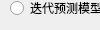
           <widget class="QWidget" name="page_12">
            <property name="geometry">
             <rect>
              <x>0</x>
              <y>0</y>
              <width>100</width>
              <height>30</height>
             </rect>
            </property>
            <attribute name="label">
             <string>死亡概率</string>
            </attribute>
            <widget class="QRadioButton" name="radioButton_86">
             <property name="enabled">
              <bool>true</bool>
             </property>
             <property name="geometry">
              <rect>
               <x>10</x>
               <y>0</y>
               <width>186</width>
               <height>16</height>
              </rect>
             </property>
             <property name="text">
              <string>迭代预测模型法(系统提供数据)</string>
             </property>
            </widget>
            <widget class="QRadioButton" name="radioButton_94">
             <property name="geometry">
              <rect>
               <x>260</x>
               <y>120</y>
               <width>89</width>
               <height>16</height>
              </rect>
             </property>
             <property name="text">
              <string>RadioButton</string>
             </property>
            </widget>
            <widget class="QRadioButton" name="radioButton_110">
             <property name="enabled">
              <bool>false</bool>
             </property>
             <property name="geometry">
              <rect>
               <x>10</x>
               <y>70</y>
               <width>89</width>
               <height>16</height>
              </rect>
             </property>
             <property name="text">
              <string>西方模式</string>
             </property>
            </widget>
            <widget class="QRadioButton" name="radioButton_111">
             <property name="enabled">
              <bool>false</bool>
             </property>
             <property name="geometry">
              <rect>
               <x>10</x>
               <y>90</y>
               <width>89</width>
               <height>16</height>
              </rect>
             </property>
             <property name="text">
              <string>北方模式</string>
             </property>
            </widget>
            <widget class="QRadioButton" name="radioButton_112">
             <property name="enabled">
              <bool>false</bool>
             </property>
             <property name="geometry">
              <rect>
               <x>10</x>
               <y>110</y>
               <width>89</width>
               <height>16</height>
              </rect>
             </property>
             <property name="text">
              <string>南方模式</string>
             </property>
            </widget>
            <widget class="QRadioButton" name="radioButton_113">
             <property name="enabled">
              <bool>false</bool>
             </property>
             <property name="geometry">
              <rect>
               <x>10</x>
               <y>130</y>
               <width>111</width>
               <height>16</height>
              </rect>
             </property>
             <property name="text">
              <string>联合国一般模式</string>
             </property>
            </widget>
            <widget class="QRadioButton" name="radioButton_114">
             <property name="enabled">
              <bool>false</bool>
             </property>
             <property name="geometry">
              <rect>
               <x>10</x>
               <y>150</y>
               <width>131</width>
               <height>16</height>
              </rect>
             </property>
             <property name="text">
              <string>联合国拉丁美洲模式</string>
             </property>
            </widget>
            <widget class="QRadioButton" name="radioButton_115">
             <property name="enabled">
              <bool>false</bool>
             </property>
             <property name="geometry">
              <rect>
               <x>210</x>
               <y>30</y>
               <width>111</width>
               <height>16</height>
              </rect>
             </property>
             <property name="text">
              <string>联合国智利模式</string>
             </property>
            </widget>
            <widget class="QRadioButton" name="radioButton_116">
             <property name="enabled">
              <bool>false</bool>
             </property>
             <property name="geometry">
              <rect>
               <x>210</x>
               <y>50</y>
               <width>111</width>
               <height>16</height>
              </rect>
             </property>
             <property name="text">
              <string>联合国南亚模式</string>
             </property>
            </widget>
            <widget class="QRadioButton" name="radioButton_117">
             <property name="enabled">
              <bool>false</bool>
             </property>
             <property name="geometry">
              <rect>
               <x>210</x>
               <y>70</y>
               <width>111</width>
               <height>16</height>
              </rect>
             </property>
             <property name="text">
              <string>联合国东亚模式</string>
             </property>
            </widget>
            <widget class="QRadioButton" name="radioButton">
             <property name="enabled">
              <bool>false</bool>
             </property>
             <property name="geometry">
              <rect>
               <x>10</x>
               <y>50</y>
               <width>111</width>
               <height>16</height>
              </rect>
             </property>
             <property name="text">
              <string>东方模式</string>
             </property>
            </widget>
            <widget class="QRadioButton" name="radioButton_118">
             <property name="geometry">
              <rect>
               <x>10</x>
               <y>30</y>
               <width>171</width>
               <height>16</height>
              </rect>
             </property>
             <property name="text">
              <string>迭代预测模型法(自行计算)</string>
             </property>
            </widget>
            <widget class="QRadioButton" name="radioButton_119">
             <property name="enabled">
              <bool>false</bool>
             </property>
             <property name="geometry">
              <rect>
               <x>210</x>
               <y>90</y>
               <width>89</width>
               <height>16</height>
              </rect>
             </property>
             <property name="text">
              <string>其它模型法</string>
             </property>
            </widget>
            <widget class="QComboBox" name="comboBox11">
             <property name="geometry">
              <rect>
               <x>200</x>
               <y>0</y>
               <width>91</width>
               <height>22</height>
              </rect>
             </property>
             <item>
              <property name="text">
               <string>全国(整体)</string>
              </property>
             </item>
             <item>
              <property name="text">
               <string>全国(分省合计)</string>
              </property>
             </item>
             <item>
              <property name="text">
               <string>北京</string>
              </property>
             </item>
             <item>
              <property name="text">
               <string>天津</string>
              </property>
             </item>
             <item>
              <property name="text">
               <string>河北</string>
              </property>
             </item>
             <item>
              <property name="text">
               <string>山西</string>
              </property>
             </item>
             <item>
              <property name="text">
               <string>辽宁</string>
              </property>
             </item>
             <item>
              <property name="text">
               <string>吉林</string>
              </property>
             </item>
             <item>
              <property name="text">
               <string>黑龙江</string>
              </property>
             </item>
             <item>
              <property name="text">
               <string>上海</string>
              </property>
             </item>
             <item>
              <property name="text">
               <string>浙江</string>
              </property>
             </item>
             <item>
              <property name="text">
               <string>安徽</string>
              </property>
             </item>
             <item>
              <property name="text">
               <string>福建</string>
              </property>
             </item>
             <item>
              <property name="text">
               <string>江西</string>
              </property>
             </item>
             <item>
              <property name="text">
               <string>广西</string>
              </property>
             </item>
             <item>
              <property name="text">
               <string>陕西</string>
              </property>
             </item>
             <item>
              <property name="text">
               <string>海南</string>
              </property>
             </item>
             <item>
              <property name="text">
               <string>四川</string>
              </property>
             </item>
             <item>
              <property name="text">
               <string>贵州</string>
              </property>
             </item>
             <item>
              <property name="text">
               <string>湖南</string>
              </property>
             </item>
             <item>
              <property name="text">
               <string>河南</string>
              </property>
             </item>
             <item>
              <property name="text">
               <string>广东</string>
              </property>
             </item>
             <item>
              <property name="text">
               <string>湖北</string>
              </property>
             </item>
             <item>
              <property name="text">
               <string>西藏</string>
              </property>
             </item>
             <item>
              <property name="text">
               <string>重庆</string>
              </property>
             </item>
             <item>
              <property name="text">
               <string>云南</string>
              </property>
             </item>
             <item>
              <property name="text">
               <string>山东</string>
              </property>
             </item>
             <item>
              <property name="text">
               <string>江苏</string>
              </property>
             </item>
             <item>
              <property name="text">
               <string>内蒙古</string>
              </property>
             </item>
             <item>
              <property name="text">
               <string>甘肃</string>
              </property>
             </item>
             <item>
              <property name="text">
               <string>青海</string>
              </property>
             </item>
             <item>
              <property name="text">
               <string>宁夏</string>
              </property>
             </item>
             <item>
              <property name="text">
               <string>新疆</string>
              </property>
             </item>
            </widget>
           </widget>
